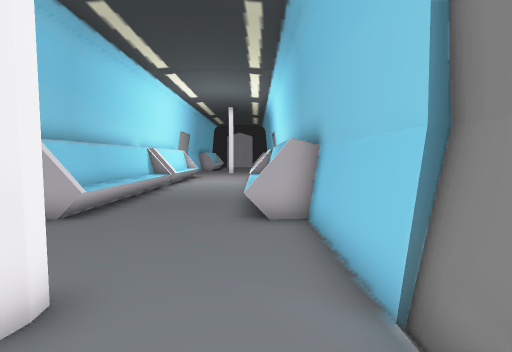
View 1 (above)

18 first-person views from a walk through a 3-D level made in the Unity game engine. The camera is 1.5 m above the floor, tilts 4° down and sees 85° across. The floor is counted in squares, 1 m on a side. Each view is taken from the middle of a square. On the plan, view 1 faces up. The plan holds only what a view shows up to about 14 squares ahead; the rest is blank. The place goes on beyond the plan. The player character is not drawn. Some surface patterns are stand-ins.

View 2
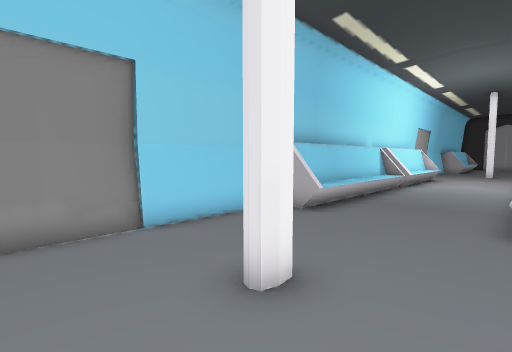

View 3
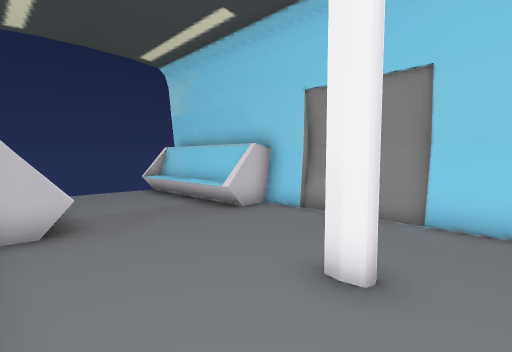

View 4
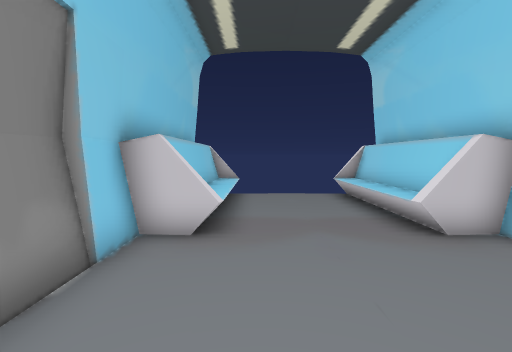

View 5
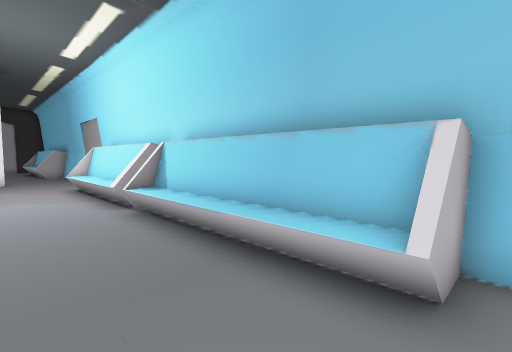

View 6
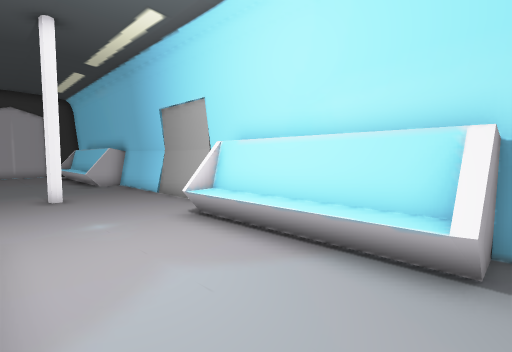

View 7
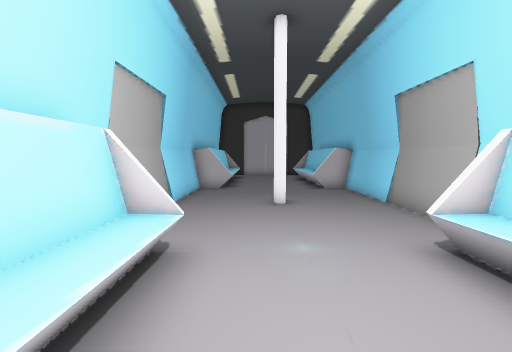

View 8
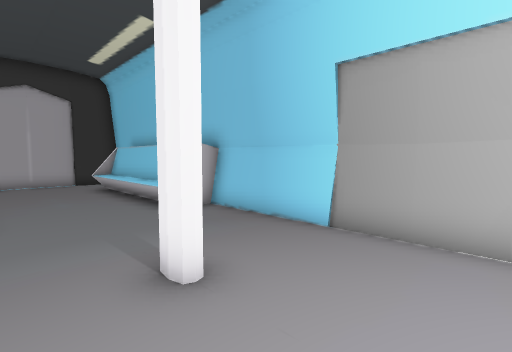

View 9
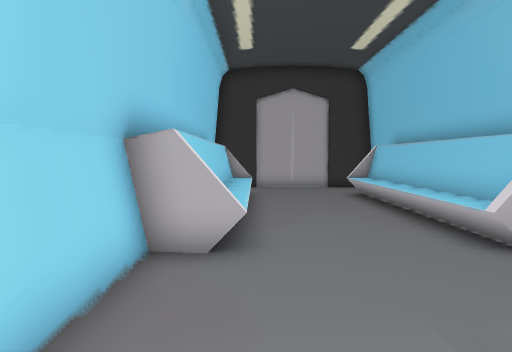

View 10
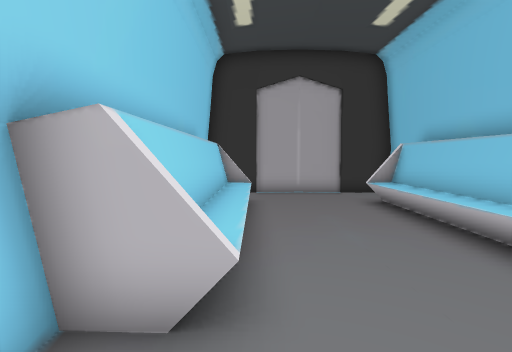

View 11
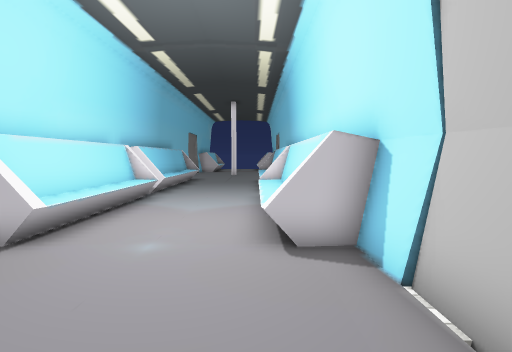

View 12
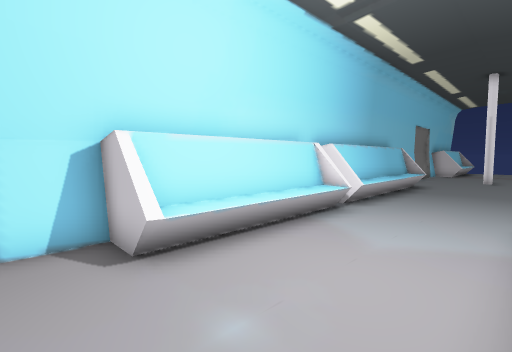

View 13
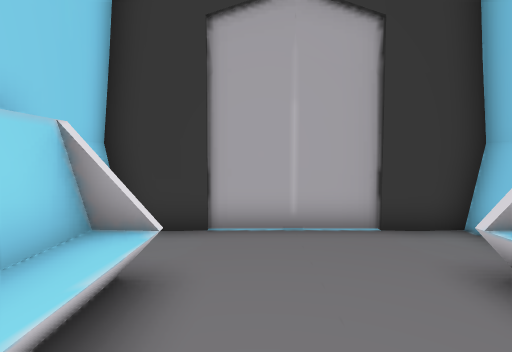

View 14
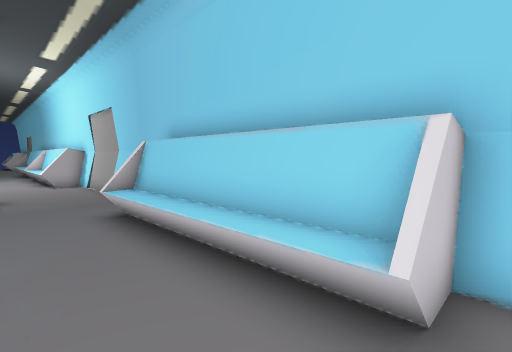

View 15
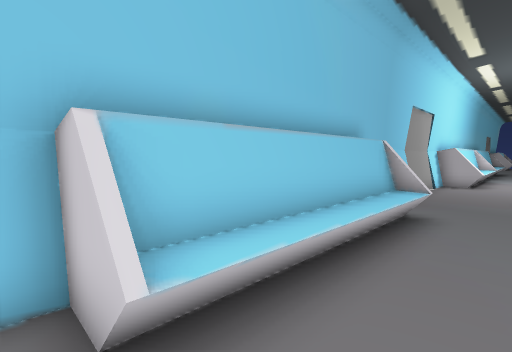

View 16
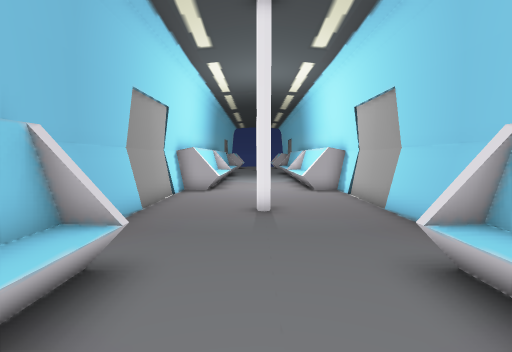

View 17
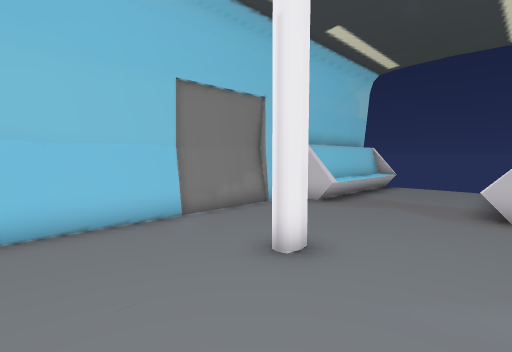

View 18
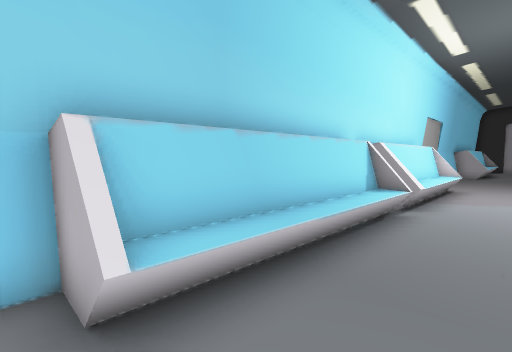

### Floor plan
Key: @ floor where view 1 was taken; # wall or solid block; . floor; = window, fence, low wall or low ledge; ^ raised ledge.
Columns run from 6 left of view 1 to 2 right of it. Each row starts with its distance up from view 1.
 39 #########
 38 #.......#
 37 #.......#
 36 ##^...^##
 35  #^...^#
 34  #^...^#
 33  #^...^#
 32  #^...^#
 31  #^...^#
 30 ##^...^##
 29 #.......#
 28 #.......#
 27 #.......#
 26 #.......#
 25 #...#...#
 24 #.......#
 23 #.......#
 22 #.......#
 21 #.......#
 20 ##^...=##
 19  #^...^#
 18  #^...^#
 17  #^...^#
 16  #^...^#
 15  #^...^##
 14  .......#
 13  #^...^##
 12  #^...^#
 11  #^...^#
 10  #^...^#
  9  #^...^#
  8  #^...^#
  7 ##^...^##
  6 #.......#
  5 #.......#
  4 #.......#
  3 #.......#
  2 #...#...#
  1 #.......#
  0 #.....@.#
 -1 #.......#
 -2 #.......#
 -3 ##^...^##
 -4  #^...^#
 -5  #^...^#
 -6  #^...^#
 -7  #^...^#
 -8  #^...^#

Where each view was taken, in squares from view 1:
view 1: 0 up, 0 right, facing up
view 2: 0 up, 0 right, facing up-left
view 3: 4 up, 1 right, facing down-left
view 4: 3 up, 1 left, facing down
view 5: 6 up, 3 left, facing up-right
view 6: 14 up, 4 left, facing up-right
view 7: 16 up, 3 left, facing up
view 8: 22 up, 4 left, facing up-right
view 9: 25 up, 4 left, facing up
view 10: 27 up, 4 left, facing up
view 11: 25 up, 4 left, facing down
view 12: 22 up, 4 left, facing down-right
view 13: 33 up, 3 left, facing up
view 14: 37 up, 2 left, facing down-left
view 15: 37 up, 2 left, facing down-right
view 16: 33 up, 2 left, facing down
view 17: 6 up, 5 left, facing down-right
view 18: 6 up, 2 left, facing up-left
